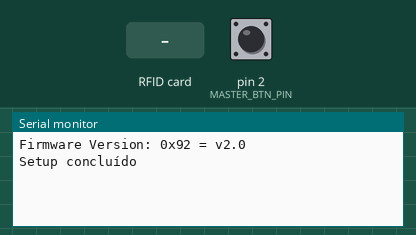
Bench run of a sketch on a simulated Arduino Uno, built with avr-gcc and run on an emulated ATmega328P. On the bench: the last lines printed to the serial monitor. The test bench sets the inputs (shaded band); at power-on: pin 2 (MASTER_BTN_PIN) HIGH.

Above: at 1.2 s.
1.3 s: pin 2 (MASTER_BTN_PIN) pulled LOW for 0.15 s
At 2.5 s:
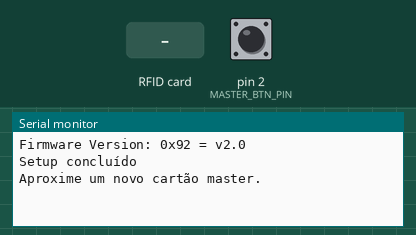
2.9 s: RFID card 5E 7A 19 C4 held to the reader
At 4.0 s:
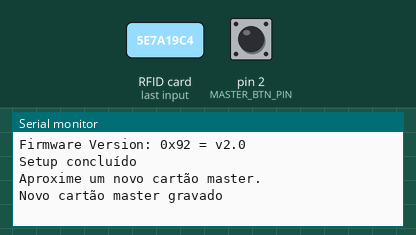
4.4 s: RFID card 5E 7A 19 C4 held to the reader
At 5.7 s:
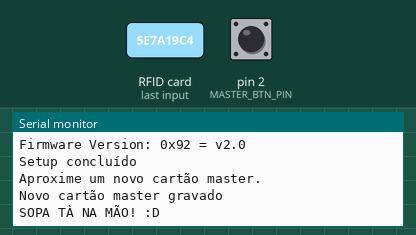

Measured:
- after the input at 1.3 s, the serial monitor: prints a new line at once (image 1)
- after the input at 2.9 s, the serial monitor: prints a new line at once (image 2)
- after the input at 4.4 s, the serial monitor: prints a new line after 0.51 s (image 3)

The sketch:

RFIDAccess_L1.ino
```cpp
/*
 * Um botão para registro de um cartão.
 * O Arduino comecerá no modo de acesso, onde cartões serão dados acesso, ou não.
 *
 * Ao pressionar o botão, o arduino entrará no modo de registro,
 * onde o próximo cartão lido será gravado como cartão válido.
 *
 * Depois, sairá do modo de registro e entrará no modo de acesso,
 * onde o cartão recém gravado deverá ter acesso concebido.
 *
 * ------------------------
 * MFRC522      Arduino
 * Reader/PCD   Uno/101
 * Pin          Pin
 * ------------------------
 * RST          9
 * SDA(SS)      10
 * MOSI         11 / ICSP-4
 * MISO         12 / ICSP-1
 * SCK          13 / ICSP-3
 */

#include <SPI.h>
#include <MFRC522.h>

#define RST_PIN 9
#define SS_PIN 10

#define MASTER_BTN_PIN 2 // Pino do botão de registro

MFRC522 mfrc522(SS_PIN, RST_PIN); // Cria instância MFRC522

byte masterCard[4];
byte readCard[4];

bool isSettingMasterCard;
bool isLookingForAccess;

void setup()
{
  Serial.begin(9600);
  while (!Serial);
  SPI.begin();
  mfrc522.PCD_Init();
  mfrc522.PCD_DumpVersionToSerial();

  isSettingMasterCard = false;
  isLookingForAccess = true;

  pinMode(MASTER_BTN_PIN, INPUT_PULLUP);

  Serial.println(F("Setup concluído"));
}

void loop()
{
  if (isLookingForAccess)
  {
    if (mfrc522.PICC_IsNewCardPresent() && mfrc522.PICC_ReadCardSerial())
    {
      // read new card
      for (uint8_t i = 0; i < 4; i++)
      {
        readCard[i] = mfrc522.uid.uidByte[i];
        // Serial.print(readCard[i], HEX);
      }

      bool isUser = isMasterCard(readCard);

      if (isUser)
      {
        Serial.println(F("SOPA TÀ NA MÃO! :D"));
        delay(2000);
      }
      else
      {
        Serial.println(F("SEM SOPA PRA VC :/"));
        delay(2000);
      }

    }
  }

  // Tentando ler novo cartão master
  if (isSettingMasterCard)
  {
    isLookingForAccess = false;

    if (!mfrc522.PICC_IsNewCardPresent()) { return; }
    if (!mfrc522.PICC_ReadCardSerial()) { return; }

    // Grava o uid do cartão master
    for (uint8_t i = 0; i < 4; i++)
    {
      masterCard[i] = mfrc522.uid.uidByte[i];
    }

    Serial.println(F("Novo cartão master gravado"));

    delay(2000);
    isSettingMasterCard = false;
    isLookingForAccess = true;
  }

  if (digitalRead(MASTER_BTN_PIN) == LOW)
  {
    Serial.println(F("Aproxime um novo cartão master."));
    isSettingMasterCard = true;
  }
}

bool isMasterCard(byte card[])
{
  for (uint8_t i = 0; i < 4; i++)
  {
    if (card[i] != masterCard[i])
    {
      // retorna falha assim que achar um byte errado
      return false;
    }
  }

  return true;
}
```
